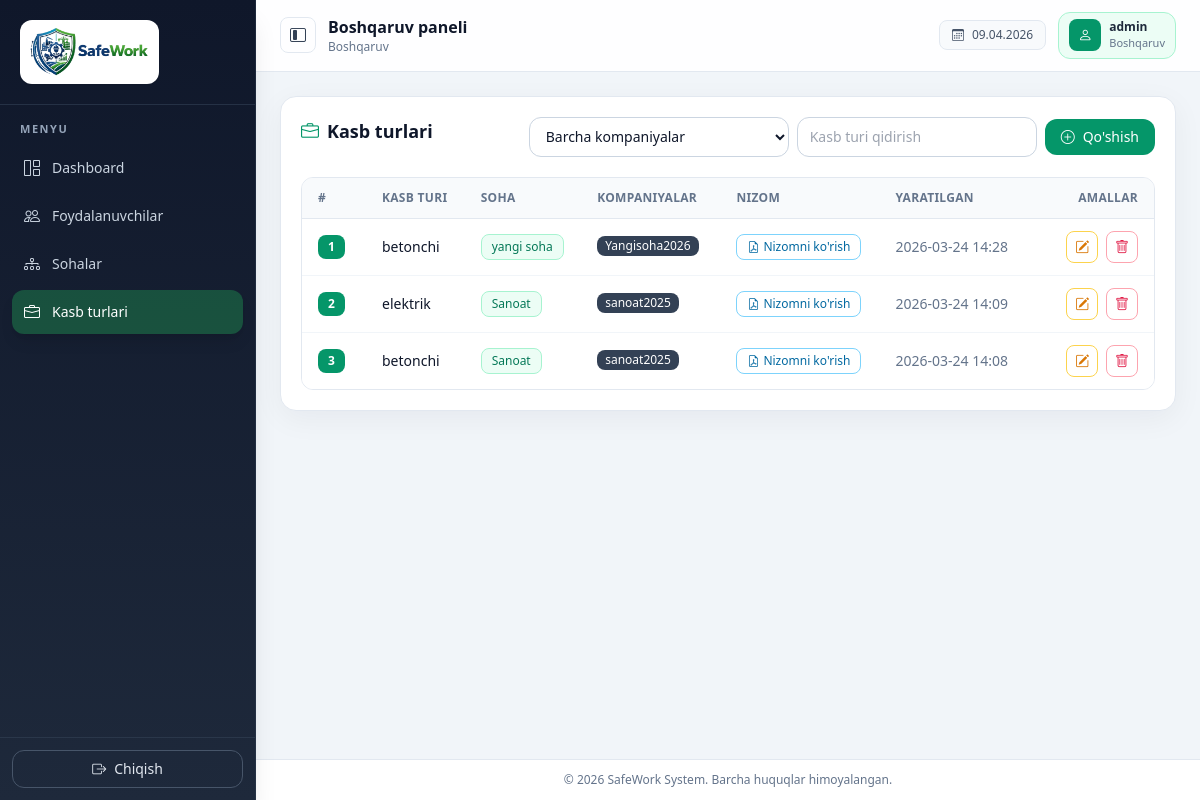
/professions/ (signed in), run on the app's committed database.
### professions/models.py (models this page shows, shortened)
class Profession(models.Model):
    name = models.CharField(max_length=255)
    industry = models.ForeignKey(Industry, on_delete=models.CASCADE, related_name='professions')
    nizom_file = models.FileField(
        upload_to='nizom_files/',
        validators=[FileExtensionValidator(['pdf']), validate_file_size_1mb],
        blank=True,
        null=True,
    )
    created_at = models.DateTimeField(auto_now_add=True)
    class Meta:
        ordering = ['-created_at']
        unique_together = ('name', 'industry')

### industries/models.py (models this page shows, shortened)
class Industry(models.Model):
    name = models.CharField(max_length=255, unique=True)
    created_at = models.DateTimeField(auto_now_add=True)
    class Meta:
        ordering = ['-created_at']
        verbose_name_plural = 'Industries'

### companies/models.py (models this page shows, shortened)
class Company(models.Model):
    company_name = models.CharField(max_length=255)
    industry = models.ForeignKey(Industry, on_delete=models.CASCADE, related_name='companies')
    user = models.OneToOneField(User, on_delete=models.SET_NULL, null=True, blank=True, related_name='company_profile')
    username = models.CharField(max_length=255, unique=True, blank=True)
    password = models.CharField(max_length=255, blank=True)
    created_at = models.DateTimeField(auto_now_add=True)
    class Meta:
        ordering = ['-created_at']
        verbose_name_plural = 'Companies'

### professions/views.py (the view)
# urls.py: path('', ProfessionListView.as_view(), name='list'),
class ProfessionListView(ProfessionAccessRequiredMixin, View):
    template_name = 'professions.html'
    def get(self, request, *args, **kwargs):
        role = self.get_role_context()
        q = request.GET.get('q', '').strip()
        company_id = request.GET.get('company_id', '').strip()
        sort = request.GET.get('sort', 'created_at')
        direction = request.GET.get('dir', 'desc')
        sort_map = {
            'id': 'id',
            'name': 'name',
            'industry': 'industry__name',
            'created_at': 'created_at',
        }
        sort_field = sort_map.get(sort, 'created_at')
        if direction == 'desc':
            sort_field = f'-{sort_field}'
        professions = Profession.objects.select_related('industry').prefetch_related('industry__companies').all()
        if role['user_profile'] and role['user_profile'].industry and not role['is_super_admin']:
            professions = professions.filter(industry=role['user_profile'].industry)
        elif role['is_super_admin'] and company_id.isdigit():
            company = Company.objects.filter(id=company_id).first()
            if company:
                professions = professions.filter(industry=company.industry)
        if q:
            professions = professions.filter(name__icontains=q)
        professions = professions.order_by(sort_field)
        form = ProfessionForm()
        context = {
            'form': form,
            'professions': professions,
            'q': q,
            'sort': sort,
            'dir': direction,
            'companies': Company.objects.select_related('industry').order_by('company_name') if role['is_super_admin'] else [],
            'selected_company_id': company_id,
        }
        context.update(role)
        return render(request, self.template_name, context)

### templates/professions.html (shortened to what this page needs)
{% extends 'base.html' %}
{% block content %}
<div class="rounded-2xl border border-slate-200 bg-white p-5 shadow-[0_8px_30px_rgba(15,23,42,0.05)]">
    <div class="mb-5 flex flex-wrap items-start justify-between gap-3">
        <div>
            <h2 class="text-lg font-semibold text-slate-900">
                <i class="bi bi-briefcase mr-2 text-emerald-600"></i>Kasb turlari
            </h2>
        </div>
        <div class="flex flex-wrap items-center gap-2">
            {% if is_super_admin %}
            <form class="flex" method="get">
                <select class="form-select min-w-[260px]" name="company_id" onchange="this.form.submit()">
                    <option value="">Barcha kompaniyalar</option>
                </select>
            </form>
            {% endif %}
            <form class="flex" method="get">
                <input id="profession-search" class="form-control min-w-[240px]" type="search" name="q" value="{{ q }}" placeholder="Kasb turi qidirish" />
            </form>
            {% if can_manage_professions %}
                <button class="inline-flex items-center gap-2 rounded-xl bg-emerald-600 px-4 py-2 text-sm font-medium text-white transition hover:bg-emerald-700" data-bs-toggle="modal" data-bs-target="#professionAddModal" type="button">
                    <i class="bi bi-plus-circle"></i> Qo'shish
                </button>
            {% endif %}
        </div>
    </div>
    <div class="overflow-x-auto rounded-xl border border-slate-200">
        <table id="profession-table" class="min-w-full divide-y divide-slate-200 text-sm">
            <thead class="bg-slate-50 text-left text-xs font-semibold uppercase tracking-wide text-slate-500">
                <tr>
                    <th class="px-4 py-3 w-16"><a class="table-head-link" href="?q={{ q }}{% if is_super_admin %}&company_id={{ selected_company_id }}{% endif %}&sort=id&dir={% if sort == 'id' and dir == 'asc' %}desc{% else %}asc{% endif %}">#</a></th>
                    <th class="px-4 py-3"><a class="table-head-link" href="?q={{ q }}{% if is_super_admin %}&company_id={{ selected_company_id }}{% endif %}&sort=name&dir={% if sort == 'name' and dir == 'asc' %}desc{% else %}asc{% endif %}">Kasb turi</a></th>
                    {% if is_super_admin %}
                        <th class="px-4 py-3">Soha</th>
                        <th class="px-4 py-3">Kompaniyalar</th>
                    {% endif %}
                    <th class="px-4 py-3">Nizom</th>
                    <th class="px-4 py-3"><a class="table-head-link" href="?q={{ q }}{% if is_super_admin %}&company_id={{ selected_company_id }}{% endif %}&sort=created_at&dir={% if sort == 'created_at' and dir == 'asc' %}desc{% else %}asc{% endif %}">Yaratilgan</a></th>
                    <th class="px-4 py-3 text-right w-32">{% if can_manage_professions %}Amallar{% else %}Holat{% endif %}</th>
                </tr>
            </thead>
            <tbody class="divide-y divide-slate-100 bg-white">
                {% for profession in professions %}
                    <tr class="hover:bg-slate-50">
                        <td class="px-4 py-3">
                            <span class="inline-flex rounded-lg bg-emerald-600 px-2.5 py-1 text-xs font-semibold text-white">{{ forloop.counter }}</span>
                        </td>
                        <td class="px-4 py-3 font-medium text-slate-900">{{ profession.name }}</td>
                        {% if is_super_admin %}
                            <td class="px-4 py-3">
                                <span class="inline-flex rounded-lg border border-emerald-200 bg-emerald-50 px-2.5 py-1 text-xs font-medium text-emerald-700">{{ profession.industry.name }}</span>
                            </td>
                            <td class="px-4 py-3">
                                {% with comps=profession.industry.companies.all %}
                                    {% if comps %}
                                        {% for c in comps %}
                                            {% if forloop.counter <= 2 %}
                                                <span class="mb-1 mr-1 inline-flex rounded-lg bg-slate-700 px-2 py-0.5 text-xs font-medium text-white">{{ c.company_name }}</span>
                                            {% endif %}
                                        {% endfor %}
                                    {% else %}
                                        <span class="text-xs text-slate-400">Kompaniya yo'q</span>
                                    {% endif %}
                                {% endwith %}
                            </td>
                        {% endif %}
                        <td class="px-4 py-3">
                            {% if profession.nizom_file %}
                                <button class="inline-flex items-center gap-1 rounded-lg border border-sky-300 px-2.5 py-1 text-xs font-medium text-sky-700 hover:bg-sky-50" data-bs-toggle="modal" data-bs-target="#professionFileModal{{ profession.id }}" type="button">
                                    <i class="bi bi-file-earmark-pdf"></i> Nizomni ko'rish
                                </button>
                            {% else %}
                                <span class="text-xs text-slate-400">Yuklanmagan</span>
                            {% endif %}
                        </td>
                        <td class="px-4 py-3 text-slate-500">{{ profession.created_at|date:'Y-m-d H:i' }}</td>
                        <td class="px-4 py-3 text-right">
                            {% if can_manage_professions %}
                                <button class="mr-1 inline-flex h-8 w-8 items-center justify-center rounded-lg border border-amber-300 text-amber-600 transition hover:bg-amber-50" data-bs-toggle="modal" data-bs-target="#professionEditModal{{ profession.id }}" type="button"><i class="bi bi-pencil-square"></i></button>
                                <button class="inline-flex h-8 w-8 items-center justify-center rounded-lg border border-rose-300 text-rose-600 transition hover:bg-rose-50" data-bs-toggle="modal" data-bs-target="#professionDeleteModal{{ profession.id }}" type="button"><i class="bi bi-trash"></i></button>
                            {% else %}
                                <span class="inline-flex rounded-lg border border-sky-200 bg-sky-50 px-2.5 py-1 text-xs font-medium text-sky-700">Ko'rish</span>
                            {% endif %}
                        </td>
                    </tr>
                {% empty %}
                    <tr>
                        <td colspan="{% if is_super_admin %}7{% else %}5{% endif %}" class="px-4 py-10 text-center text-slate-400">
                            <i class="bi bi-inbox mb-2 block text-2xl"></i>Ma'lumot topilmadi
                        </td>
                    </tr>
                {% endfor %}
            </tbody>
        </table>
    </div>
</div>
{% endblock %}

### templates/base.html (shortened to what this page needs)
{% load static %}
<!DOCTYPE html>
<html lang="uz">
<head>
    <script src="https://cdn.tailwindcss.com"></script>
    <link href="https://cdn.jsdelivr.net/npm/bootstrap-icons@1.11.3/font/bootstrap-icons.min.css" rel="stylesheet" />
</head>
<body class="bg-slate-100 text-slate-900 antialiased">
<div class="app-shell flex min-h-screen w-full">
    <aside id="app-sidebar" class="sidebar fixed inset-y-0 left-0 z-40 flex w-64 -translate-x-full flex-col border-r border-slate-700/40 bg-gradient-to-b from-slate-900 to-slate-800 text-slate-100 shadow-xl lg:static lg:translate-x-0">
        <div class="flex items-center border-b border-slate-700/60 px-5 py-5">
            <div class="flex h-16 items-center justify-center rounded-xl bg-white px-2.5 py-1.5 shadow-sm">
                <img src="{% static 'images/safework-logo2.png' %}" alt="SafeWork logo" class="h-12 w-auto object-contain" />
            </div>
        </div>
        <nav class="flex-1 px-3 py-4">
            <div class="px-2 pb-2 text-[11px] font-semibold uppercase tracking-[0.14em] text-slate-400">Menyu</div>
            <a class="nav-link mb-1 flex items-center gap-3 rounded-xl px-3 py-2.5 text-sm font-medium transition {% if request.resolver_match.url_name == 'dashboard' %}bg-brand-500/30 text-white shadow-lg shadow-brand-900/20{% else %}text-slate-300 hover:bg-white/10 hover:text-white{% endif %}" href="{% url 'dashboard' %}">
                <i class="bi bi-grid-1x2 text-base"></i> Dashboard
            </a>
            {% if is_super_admin %}
                <a class="nav-link mb-1 flex items-center gap-3 rounded-xl px-3 py-2.5 text-sm font-medium transition {% if request.resolver_match.url_name == 'users' %}bg-brand-500/30 text-white shadow-lg shadow-brand-900/20{% else %}text-slate-300 hover:bg-white/10 hover:text-white{% endif %}" href="{% url 'users' %}">
                    <i class="bi bi-people text-base"></i> Foydalanuvchilar
                </a>
                <a class="nav-link mb-1 flex items-center gap-3 rounded-xl px-3 py-2.5 text-sm font-medium transition {% if request.resolver_match.namespace == 'industries' %}bg-brand-500/30 text-white shadow-lg shadow-brand-900/20{% else %}text-slate-300 hover:bg-white/10 hover:text-white{% endif %}" href="{% url 'industries:list' %}">
                    <i class="bi bi-diagram-3 text-base"></i> Sohalar
                </a>
                <a class="nav-link mb-1 flex items-center gap-3 rounded-xl px-3 py-2.5 text-sm font-medium transition {% if request.resolver_match.namespace == 'professions' %}bg-brand-500/30 text-white shadow-lg shadow-brand-900/20{% else %}text-slate-300 hover:bg-white/10 hover:text-white{% endif %}" href="{% url 'professions:list' %}">
                    <i class="bi bi-briefcase text-base"></i> Kasb turlari
                </a>
            {% endif %}
        </nav>
        <div class="mt-auto border-t border-slate-700/60 p-3">
            <form method="post" action="{% url 'logout' %}" class="m-0">
                <button type="submit" class="flex w-full items-center justify-center gap-2 rounded-xl border border-slate-600 px-3 py-2 text-sm font-medium text-slate-200 transition hover:border-red-400/40 hover:bg-red-500/15 hover:text-red-200">
                    <i class="bi bi-box-arrow-right"></i> Chiqish
                </button>
            </form>
        </div>
    </aside>
    <div id="main-wrap" class="flex min-h-screen min-w-0 flex-1 flex-col">
        <header class="sticky top-0 z-20 border-b border-slate-200 bg-white/90 px-4 py-3 backdrop-blur lg:px-6">
            <div class="flex items-center justify-between gap-3">
                <div class="flex min-w-0 items-center gap-2 lg:gap-3">
                    <button class="hidden h-9 w-9 items-center justify-center rounded-lg border border-slate-200 text-slate-700 transition hover:bg-slate-100 lg:inline-flex" id="desktop-menu-btn" type="button" title="Sidebarni yopish/ochish">
                        <i id="desktop-menu-icon" class="bi bi-layout-sidebar-inset"></i>
                    </button>
                    <div class="min-w-0">
                        <div class="truncate text-sm font-semibold text-slate-900 lg:text-base">Boshqaruv paneli</div>
                        <div class="hidden truncate text-xs text-slate-500 sm:block">
                            {{ role_name|default:'Mehmon' }}
                        </div>
                    </div>
                </div>
                <div class="flex items-center gap-2 lg:gap-3">
                    <div class="hidden items-center gap-2 rounded-lg border border-slate-200 bg-slate-50 px-3 py-1.5 text-xs font-medium text-slate-600 sm:flex">
                        <i class="bi bi-calendar3"></i>
                        {% now "d.m.Y" %}
                    </div>
                    <div class="flex items-center gap-2 rounded-xl border px-2.5 py-1.5 {% if is_super_admin %}border-emerald-200 bg-emerald-50{% elif is_company_admin %}border-amber-200 bg-amber-50{% else %}border-slate-200 bg-slate-50{% endif %}">
                        <div class="flex h-8 w-8 items-center justify-center rounded-lg {% if is_super_admin %}bg-emerald-600{% elif is_company_admin %}bg-amber-600{% else %}bg-slate-700{% endif %} text-white">
                            <i class="bi bi-person text-sm"></i>
                        </div>
                        <div>
                            <div class="text-xs font-semibold text-slate-800">{{ request.user.username }}</div>
                            <div class="hidden text-[11px] text-slate-500 sm:block">{{ role_name|default:'Foydalanuvchi' }}</div>
                        </div>
                    </div>
                </div>
            </div>
        </header>
        <main class="flex-1 px-4 py-5 lg:px-6 lg:py-6">
            {% block content %}{% endblock %}
        </main>
        <footer class="border-t border-slate-200 bg-white px-4 py-3 text-center text-xs text-slate-500 lg:px-6">
            © {% now "Y" %} SafeWork System. Barcha huquqlar himoyalangan.
        </footer>
    </div>
</div>
</body>
</html>

### data on the page
Profession: name "betonchi", industry.name "yangi soha", created_at "2026-03-24 14:28"
Company: company_name "Yangisoha2026"
Profession: name "elektrik", industry.name "Sanoat", created_at "2026-03-24 14:09"
Company: company_name "sanoat2025"
Profession: name "betonchi", industry.name "Sanoat", created_at "2026-03-24 14:08"

### other printed values
{{ role_name|default:'Mehmon' }} "Boshqaruv"
{{ request.user.username }} "admin"
{{ role_name|default:'Foydalanuvchi' }} "Boshqaruv"
